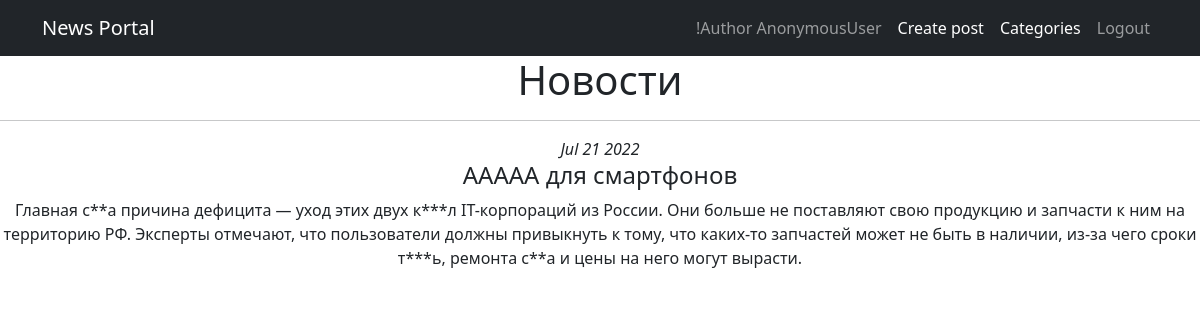
Screenshot of /news/1 with the database file from the repository.
### news/models.py (models this page shows, shortened)
class Post(models.Model):
    article = 'AR'
    news = 'NW'
    POSTKINDS = [
        (article, 'Статья'),
        (news, 'Новость')
    ]
    author = models.ForeignKey('Author', on_delete=models.CASCADE, related_name='posts')
    category = models.ManyToManyField('Category', through='PostCategory')
    post_kind = models.CharField(max_length=2,
                                 choices=POSTKINDS,
                                 default=article)
    time_create = models.DateTimeField(auto_now=True)
    title = models.CharField(max_length=255)
    text = models.TextField()
    rating = models.IntegerField(default=0)

### news/views.py (the view)
# urls.py: path('<int:pk>', PostDetail.as_view(), name='post_detail'),
class PostDetail(DetailView):
    model = Post
    template_name = 'post.html'
    context_object_name = 'post'

### news/templatetags/custom_filters.py (called while the page is built)
@register.filter()
def censor(text):
    if not type(text) == str:
        raise ValueError('Filter censor gets strings only.')
    censed_text = ''
    words = re.findall(r'[0-9]+|[A-z]+|[А-яё]+|\S| |', text)
    for word in words:
        if word.lower() in CENS_WORDS:
            word = word[0] + '*' * (len(word) - 2) + word[-1]
        censed_text += word
    return censed_text

### templates/post.html
{% extends 'flatpages/default.html' %}
{% load custom_filters %}
{% block content %}
   <h1>Новости</h1>
   <hr>
    <i>{{ post.time_create|date:'M d Y' }}</i>
    <h4>{{ post.title|censor }}</h4>
        {{ post.text|censor }}
{% endblock content %}

### rows the page displays
Post: time_create "Jul 21 2022", title|censor "ААААА для смартфонов", text|censor "Главная с**а причина дефицита — уход этих двух к***л IT-корпораций из России. Они больше не поставляют свою продукцию и запчасти к ним на территорию РФ. Эксперты отмечают, что пользователи должны привыкнуть к тому, что каких-то запчастей может не быть в наличии, из-за чего сроки т***ь, ремонта с**а и цены на него могут вырасти."

### other values shown
{{ request.user }} "AnonymousUser"
